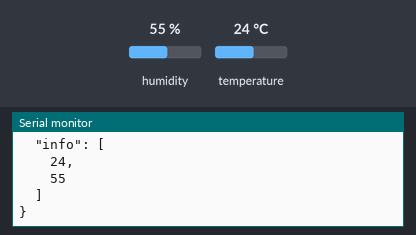
A sketch run on a simulated ESP8266 (NodeMCU). On the bench: the last lines printed to the serial monitor. Inputs (shaded band) come from the test bench; at power-on: humidity 55 %, temperature 24 °C. WiFi joins after 1.5 s; servers stay silent unless stated; network time is answered at once with the bench clock; the local clock reads 2024-03-15 10:24:30 at power-on unless the sketch sets it.

Above: at 2.7 s.
2.8 s: humidity set to 22 %
At 4.1 s:
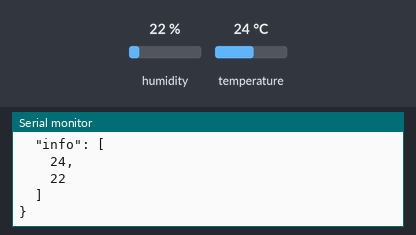
4.3 s: temperature set to 12 °C
5.8 s: humidity set to 40 %
At 6.3 s:
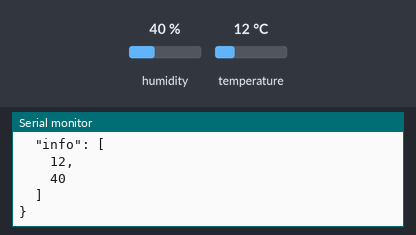
Timing chart, 0 to 8.8 s (numbered marks = the images above; inputs shaded):
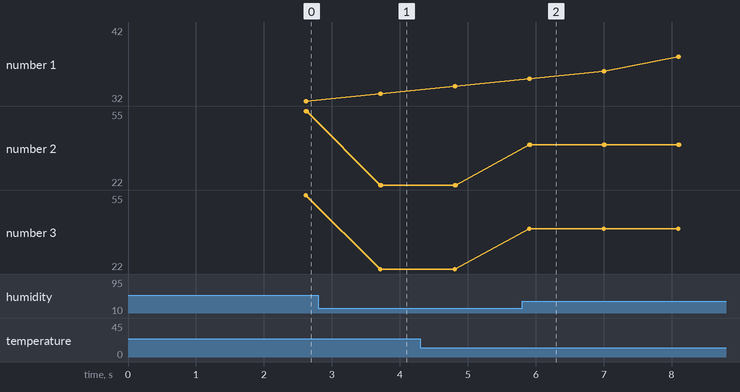

Measured:
- after the input at 2.8 s, the serial monitor: prints a new line after 0.91 s (image 1)
- after the input at 5.8 s, the serial monitor: prints a new line after 0.11 s (image 2)
- plotted number 2: 55 → 22 after the input at 2.8 s
- plotted number 3: 55 → 22 after the input at 2.8 s

The sketch:

JSON-Generator.ino
```cpp
#include <ArduinoJson.h>
#include <AM2320.h>
#include <ESP8266WiFi.h>
#include <WiFiUdp.h>
#include <NTPClient.h>

#define SDA_PIN       4 //D2
#define SCL_PIN       5 //D1
#define TIME_ZONE    -3

// WiFi network info.
const char* ssid = "Carlos";
const char* senha = "Heineken1986";

unsigned long contador;         // the debounce time; increase if the output flickers
unsigned long intervalo = 1000; // Tempo em ms do intervalo a ser utilizado

float         temperatura;
float         umidade;

AM2320      sensor; // Cria uma instancia do sensor AM2320
WiFiUDP ntpUDP; // Cliente UDP para o NTP
NTPClient horaCliente(ntpUDP, "pool.ntp.org", TIME_ZONE * 3600, 60000);

void setup()
{
  Serial.begin(115200);
  Serial.print("Conectando ");
  Serial.println(ssid);
  WiFi.begin(ssid, senha);
  while (WiFi.status() != WL_CONNECTED) {
    delay(500);
    Serial.print(".");
  }
  // Mostra IP da conexao na porta Serial
  Serial.println("");
  Serial.println("WiFi conectado.");
  Serial.print("Endereço IP: ");
  Serial.println(WiFi.localIP());
  Serial.println("Use este endereço para conectar ao ESP8266");
  Serial.println();

  sensor.begin(SDA_PIN, SCL_PIN); // Conecta o sensor AM2320 ao barramento I2C - SDA, SCL
  horaCliente.begin();
  contador = millis();
}

void loop()
{
  String infoDisplay;
  char strDisplay[30];

  if (millis() - contador > intervalo)
  {
    horaCliente.update(); // Atualiza a hora no sistema utilizando o servidor NTP
    infoDisplay = horaCliente.getFormattedTime();
    if (sensor.measure())
    {
      temperatura = sensor.getTemperature(); // Obtem o valor de temperatura
      umidade = sensor.getHumidity(); // Obtem o valor da umidade relativa
    }
    else
    {
      sprintf(strDisplay, "Erro leitura");
    }
    // Alocacao de espaco para o documento JSON
    // 200 é o tamanho em bytes que será alocado na memoria
    // Use arduinojson.org/assistant para computar a capacidade
    StaticJsonDocument<200> doc;

    // Transforma o documento (doc) em um objeto JSON (root)
    JsonObject root = doc.to<JsonObject>();

    // Adicionando valores na JSON
    root["sensor"] = "AM2320";
    root["hora"] = infoDisplay;

    // Adicionando arrays na JSON
    JsonArray data = root.createNestedArray("info");
    data.add(temperatura);
    data.add(umidade);

    // Serializa o objeto e mostra na Serial
    Serial.println();
    // Ou entao de forma formatada
    serializeJsonPretty(root, Serial);
    Serial.println();
    // Sera impresso:
    // {
    //   "sensor": "AM2320",
    //   "hora":"23:58:58",
    //   "info": [
    //     'temperatura',
    //     'umidade'
    //   ]
    // }

    // Tambem e possivel serializar para uma String ou char info[]
    String resultado;
    serializeJson(root, resultado);
    char info[200];
    serializeJsonPretty(root, info);
    Serial.println(resultado);
    Serial.println(info);

    contador = millis();
  }
}
```
